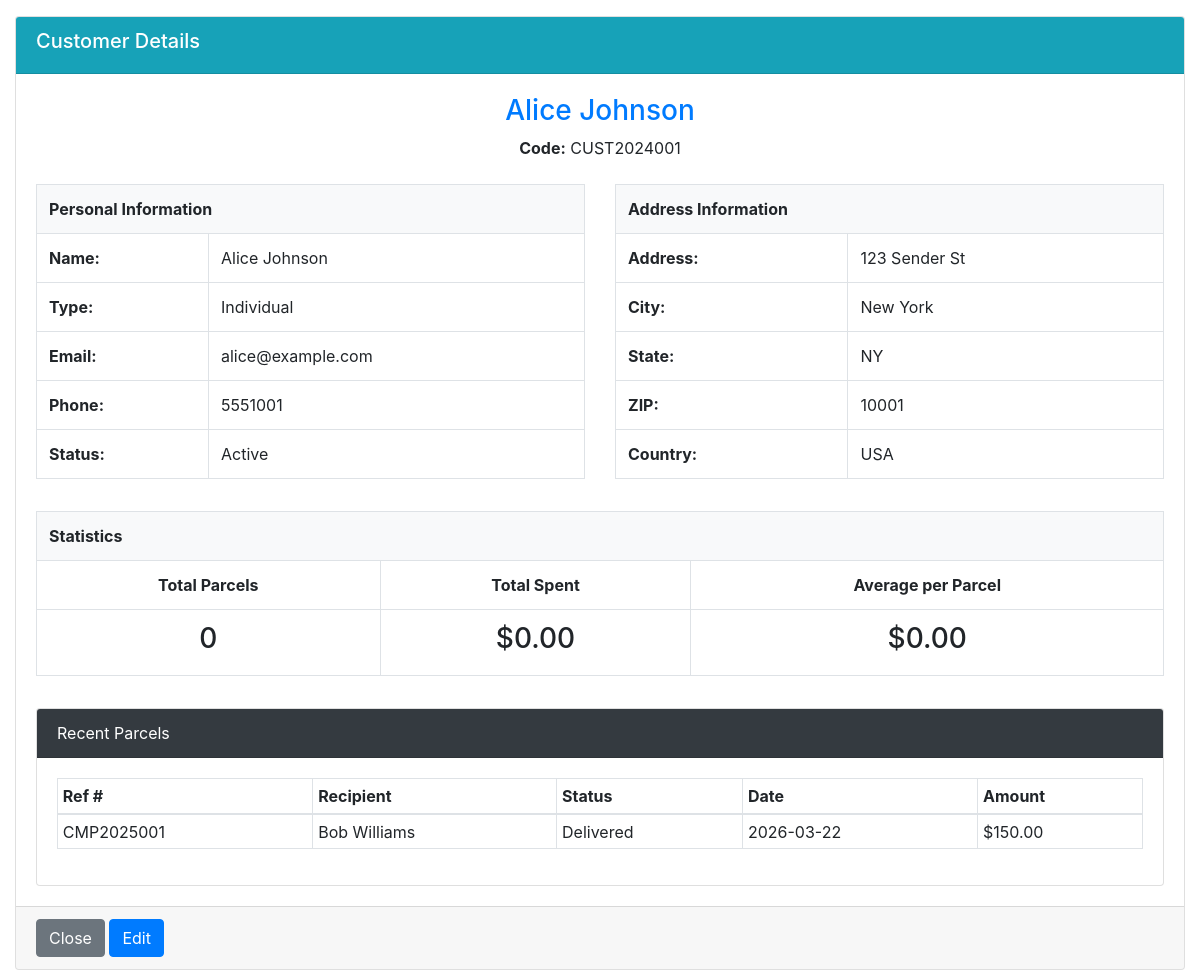
Page /view_customer.php?id=1 on the committed database.
### tables this page shows
CREATE TABLE customers (
    id INT PRIMARY KEY AUTO_INCREMENT,
    customer_code VARCHAR(50) UNIQUE NOT NULL,
    firstname VARCHAR(100) NOT NULL,
    lastname VARCHAR(100) NOT NULL,
    email VARCHAR(100) UNIQUE,
    phone VARCHAR(20) NOT NULL,
    address TEXT NOT NULL,
    city VARCHAR(100),
    state VARCHAR(100),
    zip_code VARCHAR(20),
    country VARCHAR(100) DEFAULT 'USA',
    customer_type ENUM('individual', 'business') DEFAULT 'individual',
    company_name VARCHAR(200),
    tax_id VARCHAR(50),
    notes TEXT,
    total_parcels INT DEFAULT 0,
    total_spent DECIMAL(10,2) DEFAULT 0,
    status TINYINT DEFAULT 1,
    date_created DATETIME DEFAULT CURRENT_TIMESTAMP,
    created_by INT,
    FOREIGN KEY (created_by) REFERENCES users(id) ON DELETE SET NULL
);

CREATE TABLE parcels (
    id INT PRIMARY KEY AUTO_INCREMENT,
    reference_number VARCHAR(50) UNIQUE NOT NULL,
    customer_id INT,
    sender_name VARCHAR(100) NOT NULL,
    sender_address TEXT NOT NULL,
    sender_contact VARCHAR(20) NOT NULL,
    recipient_name VARCHAR(100) NOT NULL,
    recipient_address TEXT NOT NULL,
    recipient_contact VARCHAR(20) NOT NULL,
    type INT DEFAULT 0,
    from_branch_id INT,
    to_branch_id INT,
    total DECIMAL(10,2) DEFAULT 0,
    status INT DEFAULT 0,
    date_created DATETIME DEFAULT CURRENT_TIMESTAMP,
    FOREIGN KEY (customer_id) REFERENCES customers(id) ON DELETE SET NULL,
    FOREIGN KEY (from_branch_id) REFERENCES branches(id) ON DELETE SET NULL,
    FOREIGN KEY (to_branch_id) REFERENCES branches(id) ON DELETE SET NULL
);

### db_connect.php (called while the page is built, shortened)
<?php
if (!function_exists('getStatusLabel')) {
    function getStatusLabel($status) {
        $labels = [
            0 => 'Accepted',
            1 => 'Collected',
            2 => 'Shipped',
            3 => 'In-Transit',
            4 => 'Arrived',
            5 => 'Out for Delivery',
            6 => 'Ready to Pickup',
            7 => 'Delivered',
            8 => 'Picked-up',
            9 => 'Failed'
        ];
        return $labels[$status] ?? 'Unknown';
    }
}
?>

### view_customer.php (the view, shortened to what this page needs)
<?php
require_once 'db_connect.php';
$id = $_GET['id'];
$qry = $conn->query("SELECT c.*, u.firstname as created_by_name FROM customers c LEFT JOIN users u ON c.created_by = u.id WHERE c.id = $id");
$row = $qry->fetch_assoc();
$parcels = $conn->query("SELECT * FROM parcels WHERE customer_id = $id ORDER BY id DESC");
?>
<!DOCTYPE html>
<html>
<head>
    <link rel="stylesheet" href="https://cdn.jsdelivr.net/npm/bootstrap@4.5.2/dist/css/bootstrap.min.css">
</head>
<body>
<div class="container-fluid mt-3">
    <div class="card">
        <div class="card-header bg-info text-white">
            <h5>Customer Details</h5>
        </div>
        <div class="card-body">
            <h3 class="text-center text-primary"><?php echo $row['firstname'].' '.$row['lastname']; ?></h3>
            <p class="text-center"><strong>Code:</strong> <?php echo $row['customer_code']; ?></p>
            <div class="row mt-4">
                <div class="col-md-6">
                    <table class="table table-bordered">
                        <tr><th colspan="2" class="bg-light">Personal Information</th></tr>
                        <tr><th>Name:</th><td><?php echo $row['firstname'].' '.$row['lastname']; ?></td></tr>
                        <tr><th>Type:</th><td><?php echo ucfirst($row['customer_type']); ?></td></tr>
                        <tr><th>Email:</th><td><?php echo $row['email'] ?: 'N/A'; ?></td></tr>
                        <tr><th>Phone:</th><td><?php echo $row['phone']; ?></td></tr>
                        <tr><th>Status:</th><td><?php echo $row['status'] ? 'Active' : 'Inactive'; ?></td></tr>
                    </table>
                </div>
                <div class="col-md-6">
                    <table class="table table-bordered">
                        <tr><th colspan="2" class="bg-light">Address Information</th></tr>
                        <tr><th>Address:</th><td><?php echo $row['address']; ?></td></tr>
                        <tr><th>City:</th><td><?php echo $row['city'] ?: 'N/A'; ?></td></tr>
                        <tr><th>State:</th><td><?php echo $row['state'] ?: 'N/A'; ?></td></tr>
                        <tr><th>ZIP:</th><td><?php echo $row['zip_code'] ?: 'N/A'; ?></td></tr>
                        <tr><th>Country:</th><td><?php echo $row['country']; ?></td></tr>
                    </table>
                </div>
            </div>
            <div class="row mt-3">
                <div class="col-md-12">
                    <table class="table table-bordered">
                        <tr><th colspan="3" class="bg-light">Statistics</th></tr>
                        <tr class="text-center">
                            <th>Total Parcels</th>
                            <th>Total Spent</th>
                            <th>Average per Parcel</th>
                        </tr>
                        <tr class="text-center">
                            <td><h3><?php echo $row['total_parcels']; ?></h3></td>
                            <td><h3>$<?php echo number_format($row['total_spent'],2); ?></h3></td>
                            <td><h3>$<?php echo $row['total_parcels'] > 0 ? number_format($row['total_spent']/$row['total_parcels'],2) : '0.00'; ?></h3></td>
                        </tr>
                    </table>
                </div>
            </div>
            <div class="row mt-3">
                <div class="col-md-12">
                    <div class="card">
                        <div class="card-header bg-dark text-white">Recent Parcels</div>
                        <div class="card-body">
                            <?php if($parcels->num_rows > 0): ?>
                                <table class="table table-sm table-bordered">
                                    <thead>
                                        <tr><th>Ref #</th><th>Recipient</th><th>Status</th><th>Date</th><th>Amount</th></tr>
                                    </thead>
                                    <tbody>
                                        <?php while($p = $parcels->fetch_assoc()): ?>
                                        <tr>
                                            <td><?php echo $p['reference_number']; ?></td>
                                            <td><?php echo $p['recipient_name']; ?></td>
                                            <td><?php echo getStatusLabel($p['status']); ?></td>
                                            <td><?php echo date('Y-m-d',strtotime($p['date_created'])); ?></td>
                                            <td>$<?php echo number_format($p['total'],2); ?></td>
                                        </tr>
                                        <?php endwhile; ?>
                                    </tbody>
                                </table>
                            <?php else: ?>
                                <p class="text-muted">No parcels found</p>
                            <?php endif; ?>
                        </div>
                    </div>
                </div>
            </div>
        </div>
        <div class="card-footer">
            <button class="btn btn-secondary" onclick="window.close()">Close</button>
            <a href="?page=edit_customer&id=<?php echo $id; ?>" class="btn btn-primary">Edit</a>
        </div>
    </div>
</div>
</body>
</html>

### rows in the picture
customers: firstname "Alice", lastname "Johnson", customer_code "CUST2024001", customer_type "Individual", email "alice@example.com", phone "5551001", address "123 Sender St", city "New York", state "NY", zip_code "10001", country "USA", total_parcels "0", total_spent "0.00"
parcels: reference_number "CMP2025001", recipient_name "Bob Williams", status "Delivered", date_created "2026-03-22", total "150.00"
